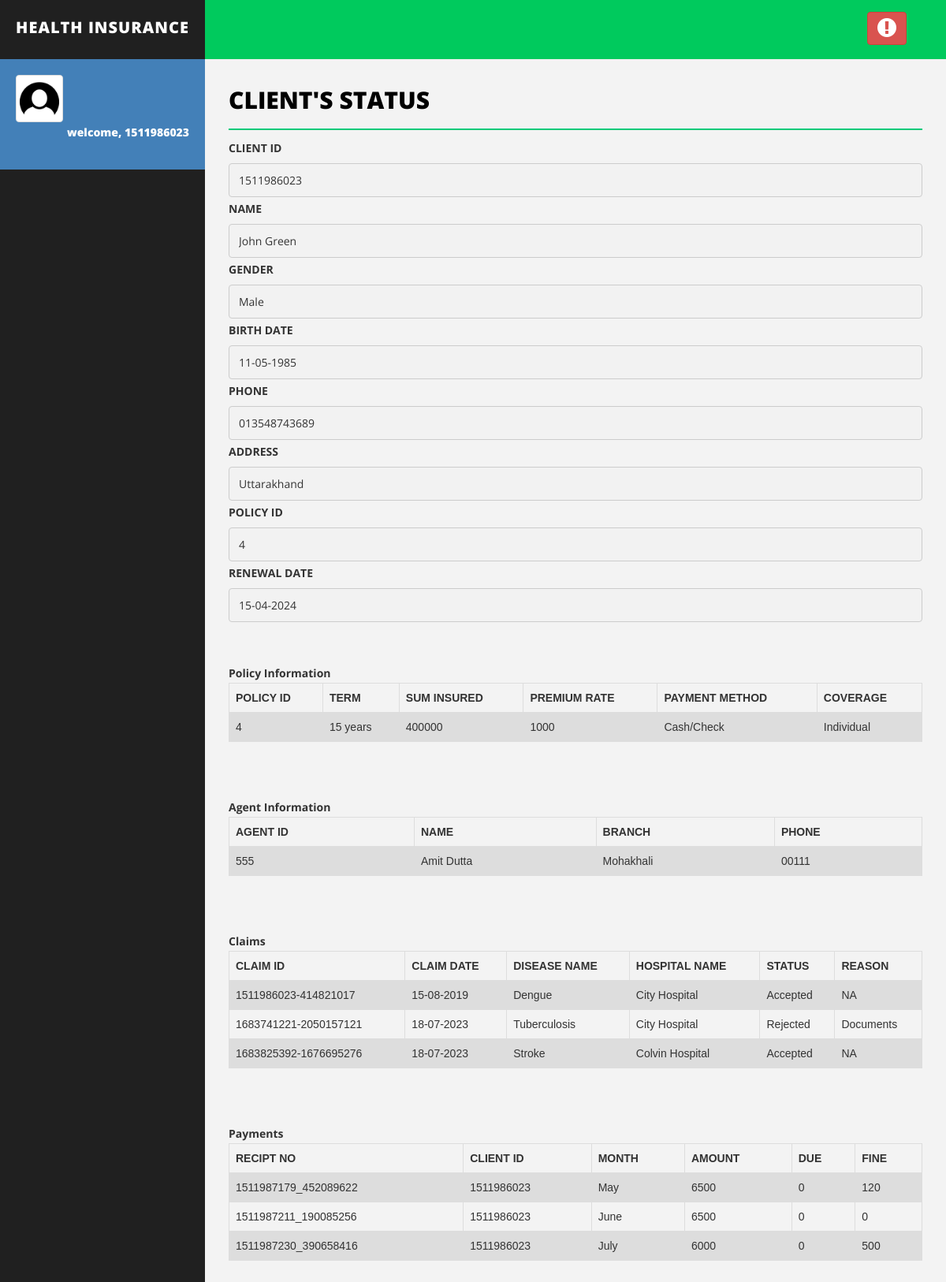
Page /lims/clientHome.php (signed in) on the committed database.
### tables this page shows
CREATE TABLE `client` (
  `client_id` varchar(200) NOT NULL,
  `client_password` varchar(30) NOT NULL,
  `name` varchar(50) NOT NULL,
  `sex` varchar(20) NOT NULL,
  `birth_date` varchar(20) NOT NULL,
  `phone` varchar(20) NOT NULL,
  `address` varchar(50) NOT NULL,
  `policy_id` varchar(50) NOT NULL,
  `renewal_date` varchar(20) NOT NULL,
  `agent_id` varchar(20) NOT NULL
);

CREATE TABLE `policy` (
  `policy_id` varchar(50) NOT NULL,
  `term` varchar(50) NOT NULL,
  `sum_insured` varchar(50) NOT NULL,
  `premium_rate` varchar(50) NOT NULL,
  `payment_method` varchar(50) NOT NULL,
  `coverage` varchar(50) NOT NULL
);

CREATE TABLE `agent` (
  `agent_id` varchar(50) NOT NULL,
  `agent_password` varchar(30) NOT NULL,
  `name` varchar(50) NOT NULL,
  `branch` varchar(50) NOT NULL,
  `phone` varchar(50) NOT NULL
);

CREATE TABLE `claims` (
  `claim_id` varchar(200) NOT NULL,
  `claim_date` varchar(50) NOT NULL,
  `client_id` varchar(100) NOT NULL,
  `disease_name` varchar(200) NOT NULL,
  `hospital_name` varchar(200) NOT NULL,
  `status` varchar(20) NOT NULL,
  `reason` varchar(200) NOT NULL
);

CREATE TABLE `payment` (
  `recipt_no` varchar(20) NOT NULL,
  `client_id` varchar(50) NOT NULL,
  `month` varchar(50) NOT NULL,
  `amount` varchar(50) NOT NULL,
  `due` varchar(50) NOT NULL,
  `fine` varchar(50) NOT NULL,
  `agent_id` varchar(30) NOT NULL
);

### lims/clientHome.php (the view, shortened to what this page needs)
<!DOCTYPE html>
<html>
<head>
<?php
	include'connection.php';
?>
    <link href="assets/css/bootstrap.css" rel="stylesheet" />
    <link href="assets/css/font-awesome.css" rel="stylesheet" />
    <link href="assets/css/basic.css" rel="stylesheet" />
    <link href="assets/css/custom.css" rel="stylesheet" />
</head>
<body>
    <div id="wrapper">
        <nav class="navbar navbar-default navbar-cls-top " role="navigation" style="margin-bottom: 0">
            <div class="navbar-header">
                <a class="navbar-brand" href="index.php">HEALTH INSURANCE</a>
            </div>
            <div class="header-right">
                 <a href="<?php echo "logout.php" ?>" class="btn btn-danger" title="Logout"><i class="fa fa-exclamation-circle fa-2x"></i></a>
            </div>
        </nav>
        <nav class="navbar-default navbar-side" role="navigation">
            <div class="sidebar-collapse">
                <ul class="nav" id="main-menu">
                    <li>
                        <div class="user-img-div">
                            <img src="assets/img/user.png" class="img-thumbnail" />
                            <div class="inner-text">
								  <?php
										echo "welcome, ".$_SESSION["username"];
								?>
                            <br />
                            </div>
                        </div>
                    </li>
                </ul>
            </div>
        </nav>
        <div id="page-wrapper">
                <div class="row">
                    <div class="col-md-12">
                        <h1 class="page-head-line">Client's Status</h1>
<?php
		$client_id = $_SESSION["username"];
	$sql = "SELECT * from client where client_id='$client_id'";
	$result = $conn->query($sql);
	$policy_id = "";
	while($row = $result->fetch_assoc()) {
		echo "<label for=\"fname\">CLIENT ID</label>";
	    echo "<input disabled type=\"text\" client_id=\"fname\" name=\"client_id\" placeholder=\"Your id..\" value=\"$row[client_id]\">";
		echo "<label for=\"fname\">NAME</label>";
	    echo "<input disabled type=\"text\" client_id=\"fname\" name=\"name\" placeholder=\"Your Name..\" value=\"$row[name]\">";
		echo "<label for=\"fname\">GENDER</label>";
		echo "<input disabled type=\"text\" client_id=\"fname\" name=\"sex\" placeholder=\"Your Gender..\" value=\"$row[sex]\">";
		echo "<label for=\"fname\">BIRTH DATE</label>";
		echo "<input disabled type=\"text\" client_id=\"fname\" name=\"birth_date\" placeholder=\"Your Birth Date..\" value=\"$row[birth_date]\">";
		echo "<label for=\"fname\">PHONE</label>";
		echo "<input disabled type=\"text\" client_id=\"fname\" name=\"phone\" placeholder=\"Your Phone..\" value=\"$row[phone]\">";
		echo "<label for=\"fname\">ADDRESS</label>";
		echo "<input disabled type=\"text\" client_id=\"fname\" name=\"address\" placeholder=\"Your Address..\" value=\"$row[address]\">";
		echo "<label for=\"fname\">POLICY ID</label>";
		echo "<input disabled type=\"text\" client_id=\"fname\" name=\"policy_id\" placeholder=\"Policy ID..\" value=\"$row[policy_id]\">";
		echo "<label for=\"fname\">RENEWAL DATE</label>";
		echo "<input disabled type=\"text\" client_id=\"fname\" name=\"renewal_date\" placeholder=\"Renewal Date..\" value=\"$row[renewal_date]\">";
		$policy_id = $row["policy_id"];
		$c_id      = $row["client_id"];
		$agent_id  = $row["agent_id"];
    }
		echo "<br>\n";
	    echo "<br>\n";
	$sql = "SELECT policy_id,term,sum_insured,premium_rate,payment_method,coverage FROM policy where policy_id ='$policy_id'";
	$result = $conn->query($sql);
	echo "<table class=\"table\">\n";
    echo "  <tr>\n";
    echo "    <th>POLICY ID</th>\n";
    echo "    <th>TERM</th>\n";
    echo "    <th>SUM INSURED</th>\n";
    echo "    <th>PREMIUM RATE</th>\n";
	echo "    <th>PAYMENT METHOD</th>\n";
    echo "    <th>COVERAGE</th>\n";
    echo "  </tr>";
	if ($result->num_rows > 0) {
	while($row = $result->fetch_assoc()) {
		echo "<tr>\n";
		echo "    <td>".$row["policy_id"]."</td>\n";
		echo "    <td>".$row["term"]."</td>\n";
		echo "    <td>".$row["sum_insured"]."</td>\n";
		echo "    <td>".$row["premium_rate"]."</td>\n";
		echo "    <td>".$row["payment_method"]."</td>\n";
		echo "    <td>".$row["coverage"]."</td>\n";
	}
	}
	?>
	</div>
	<?php
	echo "<br>\n";
	echo '<b>Policy Information</b>';
	$sql = "SELECT agent_id, name ,branch, phone FROM agent where agent_id='$agent_id'";
	$result = $conn->query($sql);
	echo "<table class=\"table\">\n";
    echo "  <tr>\n";
    echo "    <th>AGENT ID</th>\n";
    echo "    <th>NAME</th>\n";
    echo "    <th>BRANCH</th>\n";
    echo "    <th>PHONE</th>\n";
    echo "  </tr>";
	if ($result->num_rows > 0) {
	while($row = $result->fetch_assoc()) {
		echo "<tr>\n";
		echo "    <td>".$row["agent_id"]."</td>\n";
		echo "    <td>".$row["name"]."</td>\n";
		echo "    <td>".$row["branch"]."</td>\n";
		echo "    <td>".$row["phone"]."</td>\n";
	}
	}
	echo "<br>\n";
	echo "<br>\n";
		echo '<b>Agent Information</b>';
	$sql = "SELECT * FROM claims where client_id='$c_id'";
	$result = $conn->query($sql);
	echo "<table class=\"table\">\n";
    echo "  <tr>\n";
    echo "    <th>CLAIM ID</th>\n";
	echo "    <th>CLAIM DATE</th>\n";
    echo "    <th>DISEASE NAME</th>\n";
    echo "    <th>HOSPITAL NAME</th>\n";
	echo "    <th>STATUS</th>\n";
	echo "    <th>REASON</th>\n";
    echo "  </tr>";
	if ($result->num_rows > 0) {
	while($row = $result->fetch_assoc()) {
		echo "<tr>\n";
		echo "    <td>".$row["claim_id"]."</td>\n";
		echo "    <td>".$row["claim_date"]."</td>\n";
		echo "    <td>".$row["disease_name"]."</td>\n";
		echo "    <td>".$row["hospital_name"]."</td>\n";
		echo "    <td>".$row["status"]."</td>\n";
		echo "    <td>".$row["reason"]."</td>\n";
	}
	}
	echo "<br>\n";
	echo "<br>\n";
	echo '<b>Claims</b>';
	$sql = "SELECT * FROM payment where client_id='$c_id'";
	$result = $conn->query($sql);
	echo "<table class=\"table\">\n";
    echo "  <tr>\n";
    echo "    <th>RECIPT NO</th>\n";
    echo "    <th>CLIENT ID</th>\n";
    echo "    <th>MONTH</th>\n";
    echo "    <th>AMOUNT</th>\n";
	echo "    <th>DUE</th>\n";
    echo "    <th>FINE</th>\n";
    echo "  </tr>";
	if ($result->num_rows > 0) {
	while($row = $result->fetch_assoc()) {
		echo "<tr>\n";
		echo "    <td>".$row["recipt_no"]."</td>\n";
		echo "    <td>".$row["client_id"]."</td>\n";
		echo "    <td>".$row["month"]."</td>\n";
		echo "    <td>".$row["amount"]."</td>\n";
		echo "    <td>".$row["due"]."</td>\n";
		echo "    <td>".$row["fine"]."</td>\n";
	}
	}
	echo "<br>\n";
	echo "<br>\n";
	echo '<b>Payments</b>';
	echo "</table>\n";
?>
                </div>
        </div>
    </div>
</body>
</html>

### lims/assets/css/basic.css (style rules this page uses)
body { font-family: 'Open Sans', sans-serif; line-height:25px; }
#wrapper { width: 100%; background: #202020; }
#page-wrapper { padding: 15px 15px; min-height: 600px; background: #F3F3F3; }
.page-head-line { font-size: 30px; text-transform: uppercase; color: #000; font-weight: 800; padding-bottom: 20px; border-bottom: 2px solid #00CA79; margin-bottom: 10px; }
.navbar-cls-top .navbar-brand { color: #fff; background: #202020; width: 260px; text-align: center; height: 75px; font-size: 20px; letter-spacing: 1px; font-weight: 900; padding-top: 25px; text-transform:uppercase; }
.header-right { color: #fff; padding: 15px 50px 5px 50px; float: right; font-size: 16px; }
.user-img-div { min-height: 140px; padding: 20px; background-color: #4380B8; }
.user-img-div img { max-height: 60px; }
.user-img-div .inner-text { text-align: right; position: relative; color: #fff; font-weight: 800; line-height: 25px; }
.sidebar-collapse, .sidebar-collapse .nav { background: none; }
.sidebar-collapse .nav { padding: 0; }
.navbar-side { border: none; background-color: #202020; }
.navbar-cls-top { background: #00ca5d; border-bottom: none; }
.navbar-default { border: 0px solid black; }
.navbar-header { background: #000000; }
@media (min-width:768px) { #page-wrapper { margin: 0 0 0 260px; padding: 15px 30px; min-height: 1200px; } }
@media (min-width:768px) { .navbar-side { z-index: 1; position: absolute; width: 260px; } }
@media (min-width:768px) { .navbar { border-radius: 0px; } }

### lims/clientHome.php (style rules this page uses)
input[type=text], select { width: 100%; padding: 8px 12px; margin: 2px 0; display: inline-block; border: 1px solid #ccc; border-radius: 4px; box-sizing: border-box; }
table { font-family: arial, sans-serif; border-collapse: collapse; width: 100%; }
td, th { border: 1px solid #dddddd; text-align: left; padding: 8px; }
tr:nth-child(even) { background-color: #dddddd; }

### rows in the picture
client: client_id "1511986023", name "John Green", sex "Male", birth_date "11-05-1985", phone "013548743689", address "Uttarakhand", policy_id "4", renewal_date "15-04-2024"
policy: policy_id "4", term "15 years", sum_insured "400000", premium_rate "1000", payment_method "Cash/Check", coverage "Individual"
agent: agent_id "555", name "Amit Dutta", branch "Mohakhali", phone "00111"
claims: claim_id "1511986023-414821017", claim_date "15-08-2019", disease_name "Dengue", hospital_name "City Hospital", status "Accepted", reason "NA"
claims: claim_id "1683741221-2050157121", claim_date "18-07-2023", disease_name "Tuberculosis", hospital_name "City Hospital", status "Rejected", reason "Documents"
claims: claim_id "1683825392-1676695276", claim_date "18-07-2023", disease_name "Stroke", hospital_name "Colvin Hospital", status "Accepted", reason "NA"
payment: recipt_no "1511987179_452089622", client "1511986023", month "May", amount "6500", due "0", fine "120"
payment: recipt_no "1511987211_190085256", client "1511986023", month "June", amount "6500", due "0", fine "0"
payment: recipt_no "1511987230_390658416", client "1511986023", month "July", amount "6000", due "0", fine "500"

### other values in the picture
$_SESSION["username"] "1511986023"
